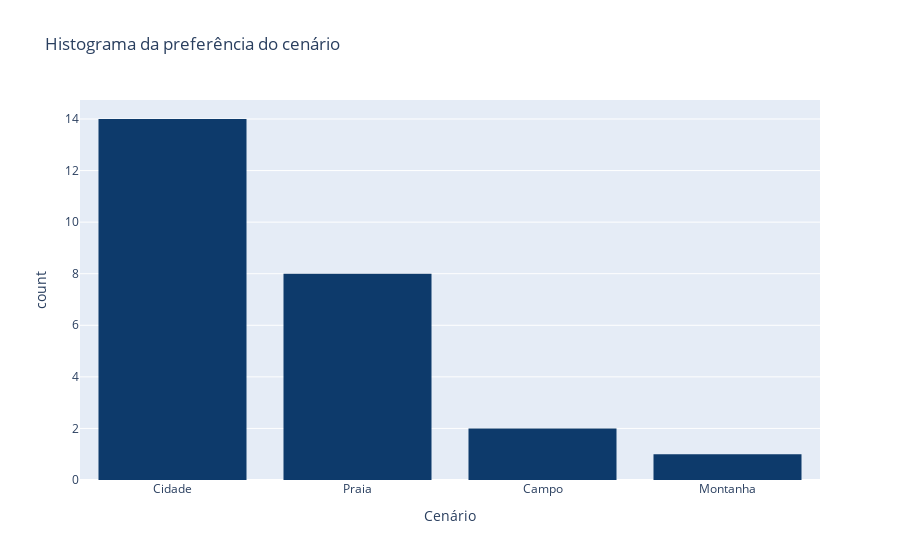

The cell this chart's notebook holds for it:
### Code cell
px.histogram(df,
             x="fav_scenario",
             title='Histograma da preferência do cenário',
             labels={'fav_scenario':'Cenário'},
             color_discrete_sequence=main_palette)

### Figure 1 — Plotly figure (JSON) as saved in the notebook; plotly's stock layout.template omitted (floating-point values rounded to 4 significant figures)
{"data": [{"alignmentgroup": "True", "bingroup": "x", "hovertemplate": "Cenário=%{x}<br>count=%{y}<extra></extra>", "legendgroup": "", "marker": {"color": "#0D3A6B"}, "name": "", "offsetgroup": "", "orientation": "v", "showlegend": false, "type": "histogram", "x": ["Cidade", "Cidade", "Cidade", "Praia", "Praia", "Campo", "Cidade", "Cidade", "Montanha", "Praia", "Campo", "Cidade", "Cidade", "Cidade", "Cidade", "Praia", "Praia", "Praia", "Cidade", "Praia", "Praia", "Cidade", "Cidade", "Cidade", "Cidade"], "xaxis": "x", "yaxis": "y"}], "layout": {"barmode": "relative", "legend": {"tracegroupgap": 0}, "title": {"text": "Histograma da preferência do cenário"}, "xaxis": {"anchor": "y", "domain": [0, 1], "title": {"text": "Cenário"}}, "yaxis": {"anchor": "x", "domain": [0, 1], "title": {"text": "count"}}}}
